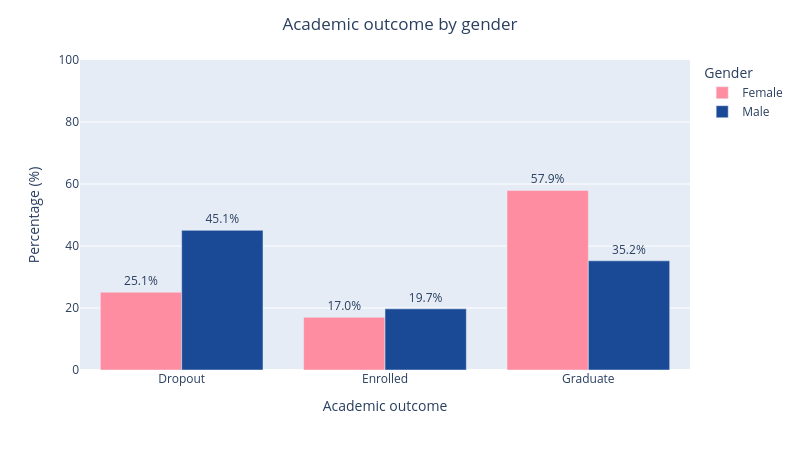

The code cell stored with this chart in its notebook:
### Markdown cell above
Having looked at the overall gender split, the next step is to break gender down by academic outcome (`Target`) — in particular, which group has the higher dropout rate.

### Code cell
df_plot = ( data_viz_pd .groupby(['Gender', 'Target']) .size() .rename('count') .reset_index() )
df_plot['Percentage (%)'] = ( df_plot .groupby('Gender')['count'] .transform(lambda x: x / x.sum() * 100) )
fig = px.bar(
    df_plot,
    x='Target',
    y='Percentage (%)',
    color='Gender',
    barmode='group',
    text=df_plot['Percentage (%)'].round(1).astype(str) + '%',
    color_discrete_map={
        'Male': '#1A4A96',    # blue
        'Female': '#FF8DA1'  # pink
    }
)

fig.update_traces(
    textposition='outside'
)

fig.update_layout(
    title={
        'text': 'Academic outcome by gender',
        'x': 0.5
    },
    yaxis_title='Percentage (%)',
    xaxis_title='Academic outcome',
    yaxis=dict(
        range=[0, 100]
    ),
    height=450,
    width=800,
    uniformtext_minsize=12,
    uniformtext_mode='hide'
)

save_fig(fig, '09_outcome_by_gender')

print((pd.crosstab(data_viz_pd['Gender'], data_viz_pd['Target'],
                   normalize='index') * 100).round(1).to_string())

### Figure 1 — Plotly figure (JSON) as saved in the notebook; plotly's stock layout.template omitted (floating-point values rounded to 4 significant figures)
{"data": [{"alignmentgroup": "True", "hovertemplate": "Gender=Female<br>Target=%{x}<br>Percentage (%)=%{y}<br>text=%{text}<extra></extra>", "legendgroup": "Female", "marker": {"color": "#FF8DA1", "pattern": {"shape": ""}}, "name": "Female", "offsetgroup": "Female", "orientation": "v", "showlegend": true, "text": ["25.1%", "17.0%", "57.9%"], "textposition": "outside", "type": "bar", "x": ["Dropout", "Enrolled", "Graduate"], "xaxis": "x", "y": [25.1, 16.98, 57.91], "yaxis": "y"}, {"alignmentgroup": "True", "hovertemplate": "Gender=Male<br>Target=%{x}<br>Percentage (%)=%{y}<br>text=%{text}<extra></extra>", "legendgroup": "Male", "marker": {"color": "#1A4A96", "pattern": {"shape": ""}}, "name": "Male", "offsetgroup": "Male", "orientation": "v", "showlegend": true, "text": ["45.1%", "19.7%", "35.2%"], "textposition": "outside", "type": "bar", "x": ["Dropout", "Enrolled", "Graduate"], "xaxis": "x", "y": [45.05, 19.73, 35.22], "yaxis": "y"}], "layout": {"barmode": "group", "height": 450, "legend": {"title": {"text": "Gender"}, "tracegroupgap": 0}, "margin": {"t": 60}, "title": {"text": "Academic outcome by gender", "x": 0.5}, "uniformtext": {"minsize": 12, "mode": "hide"}, "width": 800, "xaxis": {"anchor": "y", "domain": [0.0, 1.0], "title": {"text": "Academic outcome"}}, "yaxis": {"anchor": "x", "domain": [0.0, 1.0], "range": [0, 100], "title": {"text": "Percentage (%)"}}}}
